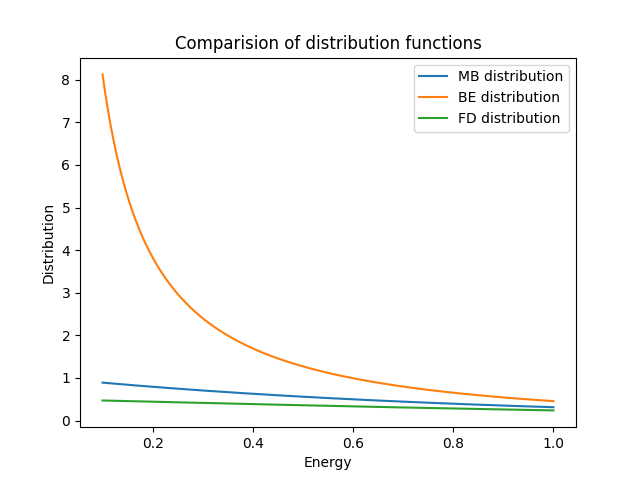

Python code for this plot:
from matplotlib import pyplot as plt
import numpy as np
from scipy import constants

x = np.linspace(0.1, 1, 1000)

# Maxwell Boltzman distribution
T = 10000.0
k = constants.k
kev = k/constants.e
ymb = np.exp(-x/(kev*T))
ybe = 1.0/(np.exp(x/(kev*T))-1.0)
yfd = 1.0/(np.exp(x/(kev*T))+1.0)
# Note that even in the OO-style, we use `.pyplot.figure` to create the figure.
fig, ax = plt.subplots()  # Create a figure and an axes.
ax.plot(x, ymb, label= "MB distribution")  # Plot some data on the axes.
ax.plot(x, ybe, label= "BE distribution")
ax.plot(x, yfd, label= "FD distribution")
# Plot more data on the axes...
ax.set_xlabel("Energy")  # Add an x-label to the axes.
ax.set_ylabel("Distribution")  # Add a y-label to the axes.
ax.set_title("Comparision of distribution functions")  # Add a title to the axes.
ax.legend()  # Add a legend.
plt.show()
